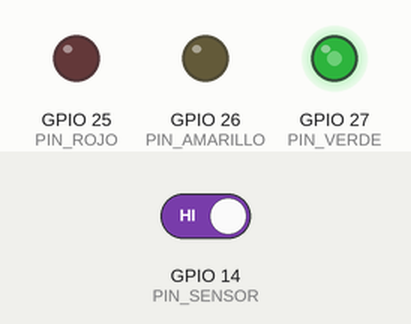
This sketch was run on a simulated ESP32. Parts: output pins drawn as LEDs (lit = HIGH). Inputs (shaded band) come from the test bench; at power-on: GPIO 14 (PIN_SENSOR) HIGH.

Above: at 3.8 s.
3.9 s: GPIO 14 (PIN_SENSOR) driven LOW
At 5.2 s:
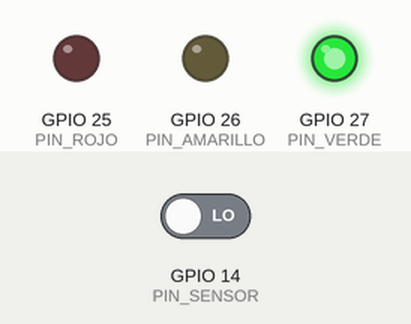
At 11.0 s:
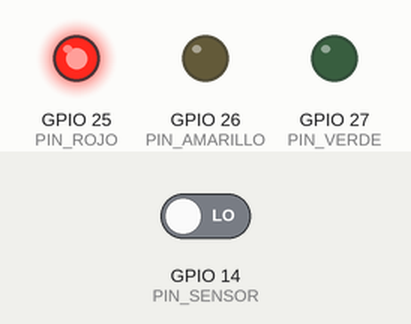
11.5 s: GPIO 14 (PIN_SENSOR) driven HIGH
At 21.0 s:
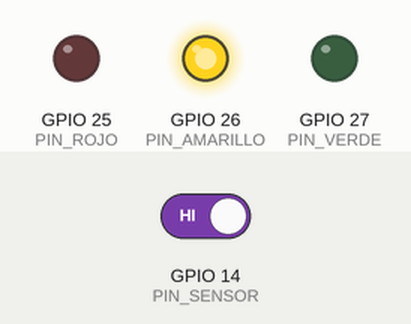
Timing chart, 0 to 21.7 s (numbered marks = the images above; inputs shaded):
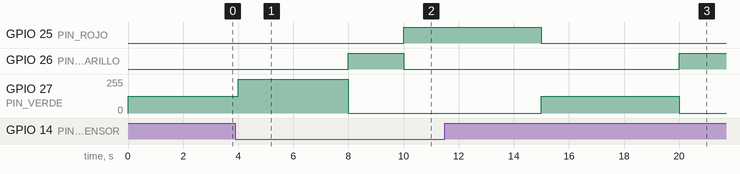

Measured:
- after the input at 3.9 s, GPIO 25 (PIN_ROJO): LOW → HIGH after 6.1 s instead of 3.1 s; GPIO 27 (PIN_VERDE): 127/255 → 255/255 after 0.10 s, → 0/255 4.0 s later
- after the input at 11.5 s, GPIO 26 (PIN_AMARILLO): LOW → HIGH after 8.5 s; GPIO 27 (PIN_VERDE): 0/255 → 127/255 after 3.5 s, → 0/255 5.0 s later

The sketch:

CODIGO.ino
```cpp
const int PIN_ROJO = 25;
const int PIN_AMARILLO = 26;
const int PIN_VERDE = 27;
const int PIN_SENSOR = 14;
enum Estado { VERDE, AMARILLO, ROJO };
volatile Estado est = VERDE;
volatile int contSegundos = 0;
volatile bool vehiculo = false;
hw_timer_t *timer = NULL;

void IRAM_ATTR onTimer() {
  contSegundos++;
  vehiculo = (digitalRead(PIN_SENSOR) == LOW);
  int tiempoverde = vehiculo ? 8 : 5;
  switch (est) {

    case VERDE:
      if (contSegundos >= tiempoverde) {
        est = AMARILLO;
        contSegundos = 0;
      }
      break;

    case AMARILLO:
      if (contSegundos >= 2) {
        est = ROJO;
        contSegundos = 0;
      }
      break;

    case ROJO:
      if (contSegundos >= 5) {
        est = VERDE;
        contSegundos = 0;
      }
      break;
  }
}

void setup() {
  Serial.begin(115200);

  pinMode(PIN_VERDE, OUTPUT);
  pinMode(PIN_AMARILLO, OUTPUT);
  pinMode(PIN_ROJO, OUTPUT);
  pinMode(PIN_SENSOR, INPUT_PULLUP);
  analogWrite(PIN_VERDE, 0);
  digitalWrite(PIN_AMARILLO, LOW);
  digitalWrite(PIN_ROJO, LOW);
  timer = timerBegin(1000000);
  timerAttachInterrupt(timer, &onTimer);
  timerAlarm(timer, 1000000, true, 0);
}

void loop() {
  actualizarSalidas();
}

void actualizarSalidas() {

  switch (est) {

    case VERDE:
      analogWrite(PIN_VERDE, vehiculo ? 255 : 127);
      digitalWrite(PIN_AMARILLO, LOW);
      digitalWrite(PIN_ROJO, LOW);
      break;

    case AMARILLO:
      analogWrite(PIN_VERDE, 0);
      digitalWrite(PIN_AMARILLO, HIGH);
      digitalWrite(PIN_ROJO, LOW);
      break;

    case ROJO:
      analogWrite(PIN_VERDE, 0);
      digitalWrite(PIN_AMARILLO, LOW);
      digitalWrite(PIN_ROJO, HIGH);
      break;
  }
}
```
